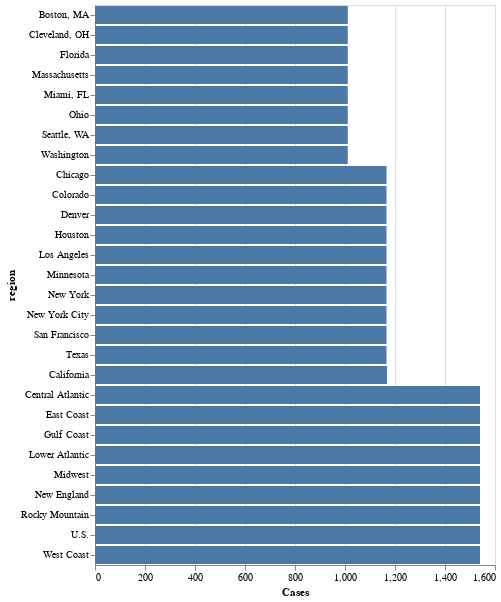

Notebook code for this chart:
### Code cell
df_long.groupby("region")["price"].count().reset_index().pipe(alt.Chart).encode(
    x=alt.X("price", title="Cases"), y=alt.Y("region", sort=alt.SortField("price"))
).mark_bar()

### Figure 1 — Vega-Lite specification as saved in the notebook (floating-point values rounded to 4 significant figures)
{"config": {"view": {"continuousWidth": 400, "continuousHeight": 300}}, "data": {"name": "data-9dd4d67d84875cb7f8b19313fd9eb336"}, "mark": "bar", "encoding": {"x": {"field": "price", "title": "Cases", "type": "quantitative"}, "y": {"field": "region", "sort": {"field": "price"}, "type": "nominal"}}, "$schema": "https://vega.github.io/schema/vega-lite/v4.17.0.json", "datasets": {"data-9dd4d67d84875cb7f8b19313fd9eb336": [{"region": "Boston, MA", "price": 1011}, {"region": "California", "price": 1168}, {"region": "Central Atlantic", "price": 1540}, {"region": "Chicago", "price": 1166}, {"region": "Cleveland, OH", "price": 1011}, {"region": "Colorado", "price": 1166}, {"region": "Denver", "price": 1166}, {"region": "East Coast", "price": 1540}, {"region": "Florida", "price": 1011}, {"region": "Gulf Coast", "price": 1540}, {"region": "Houston", "price": 1166}, {"region": "Los Angeles", "price": 1166}, {"region": "Lower Atlantic", "price": 1540}, {"region": "Massachusetts", "price": 1011}, {"region": "Miami, FL", "price": 1011}, {"region": "Midwest", "price": 1540}, {"region": "Minnesota", "price": 1166}, {"region": "New England", "price": 1540}, {"region": "New York", "price": 1166}, {"region": "New York City", "price": 1166}, {"region": "Ohio", "price": 1011}, {"region": "Rocky Mountain", "price": 1540}, {"region": "San Francisco", "price": 1166}, {"region": "Seattle, WA", "price": 1011}, {"region": "Texas", "price": 1166}, {"region": "U.S.", "price": 1540}, {"region": "Washington", "price": 1011}, {"region": "West Coast", "price": 1540}]}}
